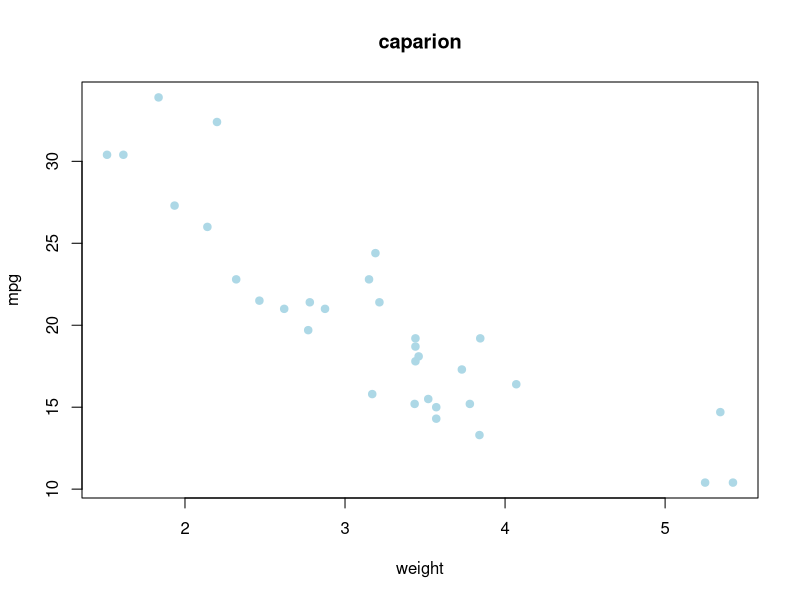
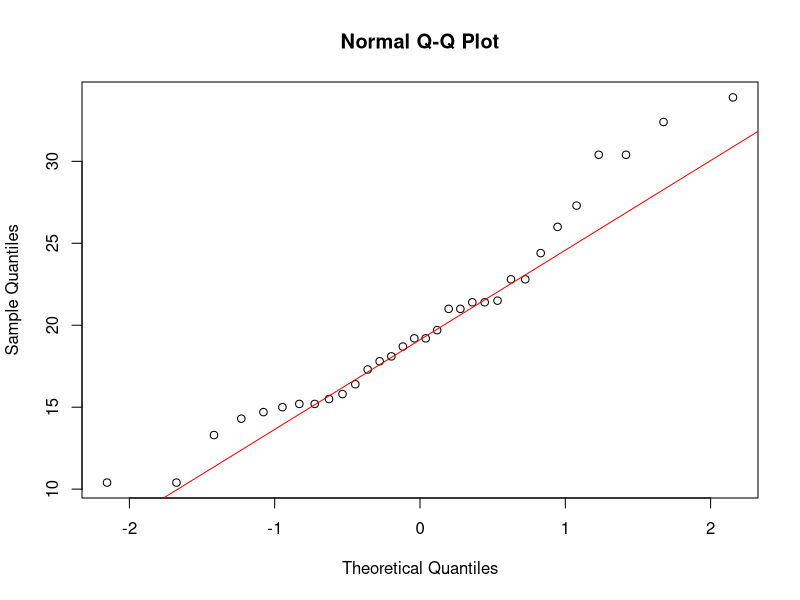
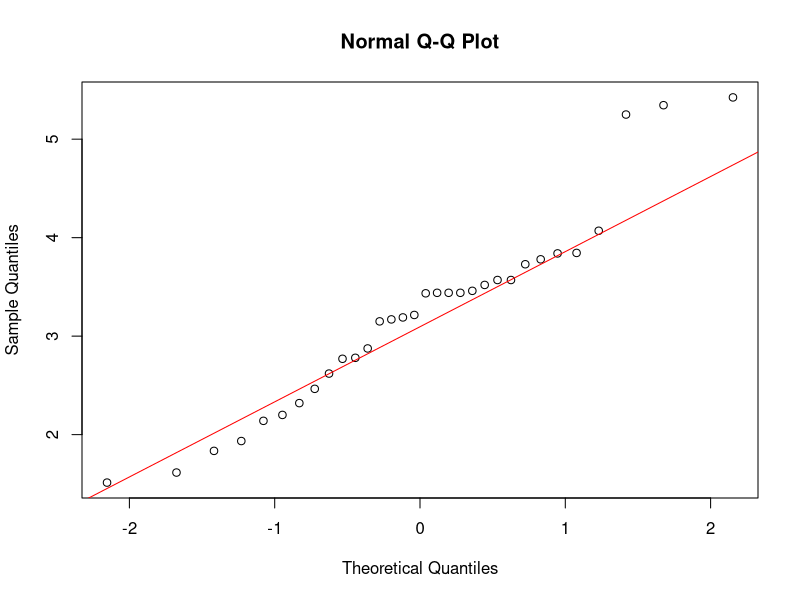
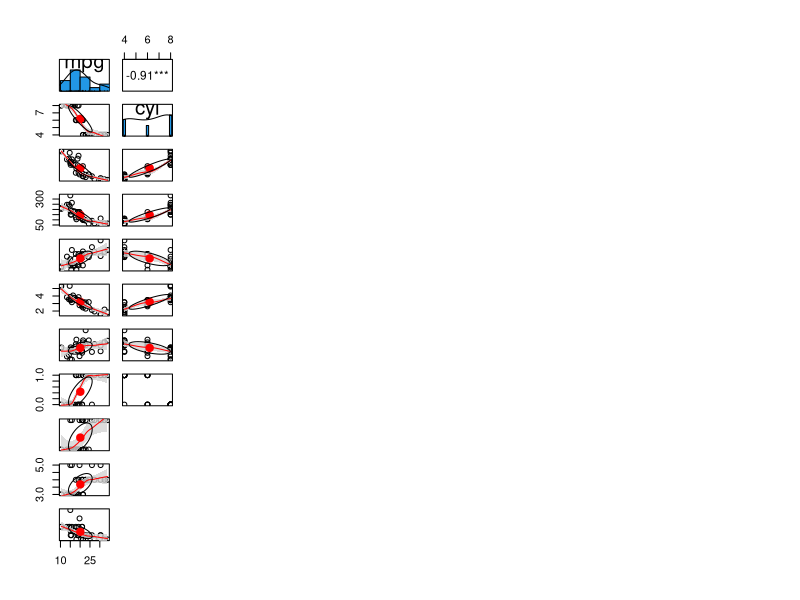

Reproduce these figures in R, in order. (Note: this script raises an error after producing the figures.)
?mtcars
mtcars_data <- mtcars
str(mtcars_data)
# question1 - We would like to examine '
# whether there is a link between the weight of cars and
# their fuel efficiency as measured by MPG.
# H0 - the mean value of weight does not affect fuel efficiency 
# H1 - the mean value of weight affects fuel efficiency 
head(mtcars_data,2)

#检查完整性
# incomplete_data <- 


# mpg - continuous variable 
# wt - continuous variable
library(psych)

# question2
# the variables you are using for the hypothesis test are normally
# distributed or not.
# Do this visually and using a relevant statistical analysis test.
# Then decide on which statistical test you will use.
attach(mtcars_data)

plot(wt, mpg, 
     pch=19, 
     col='lightblue', 
     main = 'caparion', 
     xlab = 'weight', 
     ylab = 'mpg')
#tapply(mpg, wt, median)
# if mpg is normally distribtued
qqnorm(mpg)
qqline(mpg, col = "red")

qqnorm(wt)
qqline(wt, col = "red")

# if p>0.05 = normality distributed
normality_test_wt <- shapiro.test(wt)
normality_test_wt$p.value
# p-value of weight (wt) is normally distributed

normality_test_mpg <- shapiro.test(mpg)
normality_test_mpg$p.value
# p-value of fuel efficiency (mpg) is normally distributed

# for relationship between 2 continuous variables
# if independent - Pearson’s Correlation Co-efficient 
pairs.panels(mtcars_data,
             smooth = TRUE,# If TRUE, draws loess smooths    
             scale = FALSE, # If TRUE, scales the correlation text font    
             density = TRUE, # If TRUE, adds density plots and histograms    
             ellipses = TRUE, # If TRUE, draws ellipses    
             method = "spearman", # Correlation method (also "pearson" or "kendall")    
             pch = 21, # pch symbol    
             lm = FALSE, # If TRUE, plots linear fit rather than the LOESS (smoothed) fit    
             cor = TRUE, # If TRUE, reports correlations    
             jiggle = FALSE, # If TRUE, data points are jittered    
             factor = 2, # Jittering factor    
             hist.col = 4, # Histograms color  # stars = TRUE, # If TRUE, adds significance level with stars    
             stars = TRUE, 
             ci = TRUE) 
# question3
# Examine the results of the statistical test
# decide on whether there is a statistical
# correlation between car weight and mpg.
# Present your findings.

# 
histogram(~wt | mpg,
          data = cars,
          main = "Distributation of fuel efficiency wrt weight",
          xlab = "Weight of cars (1000 lbs)" ,
          ylab = "fuel efficiency")

with(mtcars_data, qqplot(wt,mpg,xlab="weight",ylab="mpg"),
     qqline(wt))

hist(mtcars_data$weight)
hist(mtcars_data$mpg)
